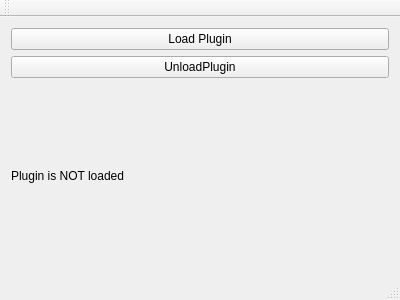
<?xml version="1.0" encoding="UTF-8"?>
<ui version="4.0">
 <class>MainWindow</class>
 <widget class="QMainWindow" name="MainWindow">
  <property name="geometry">
   <rect>
    <x>0</x>
    <y>0</y>
    <width>400</width>
    <height>300</height>
   </rect>
  </property>
  <property name="windowTitle">
   <string>MainWindow</string>
  </property>
  <widget class="QWidget" name="centralWidget">
   <layout class="QVBoxLayout" name="verticalLayout">
    <item>
     <widget class="QPushButton" name="loadButton">
      <property name="text">
       <string>Load Plugin</string>
      </property>
     </widget>
    </item>
    <item>
     <widget class="QPushButton" name="unloadButton">
      <property name="text">
       <string>UnloadPlugin</string>
      </property>
     </widget>
    </item>
    <item>
     <widget class="QLabel" name="label">
      <property name="text">
       <string>Plugin is NOT loaded</string>
      </property>
     </widget>
    </item>
   </layout>
  </widget>
  <widget class="QMenuBar" name="menuBar">
   <property name="geometry">
    <rect>
     <x>0</x>
     <y>0</y>
     <width>400</width>
     <height>26</height>
    </rect>
   </property>
  </widget>
  <widget class="QToolBar" name="mainToolBar">
   <attribute name="toolBarArea">
    <enum>TopToolBarArea</enum>
   </attribute>
   <attribute name="toolBarBreak">
    <bool>false</bool>
   </attribute>
  </widget>
  <widget class="QStatusBar" name="statusBar"/>
 </widget>
 <layoutdefault spacing="6" margin="11"/>
 <resources/>
 <connections/>
</ui>
